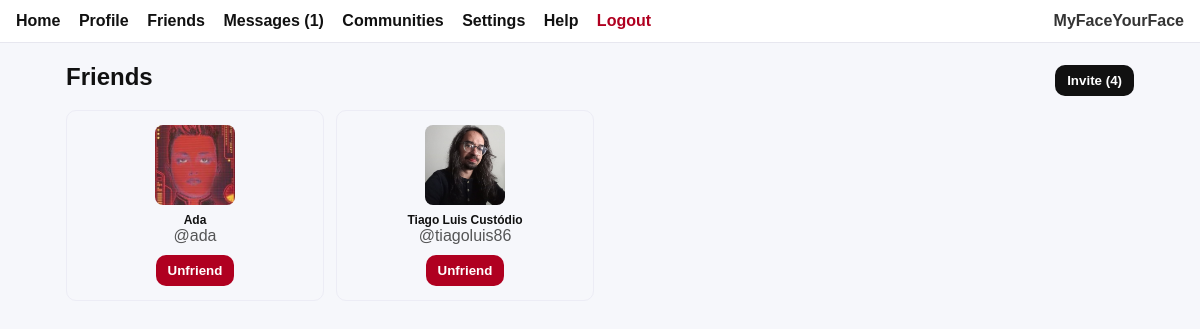
The page /friends (signed in) on the database its author committed.
### tables this page shows
CREATE TABLE users (
            id INTEGER PRIMARY KEY AUTOINCREMENT,
            username TEXT UNIQUE NOT NULL,
            password_hash TEXT NOT NULL,
            display_name TEXT NOT NULL,
            description TEXT DEFAULT ''
        , profile_pic_path TEXT DEFAULT NULL, birthdate TEXT DEFAULT NULL, sex TEXT DEFAULT NULL, sexual_orientation TEXT DEFAULT NULL, relationship_status TEXT DEFAULT NULL, political_orientation TEXT DEFAULT NULL, favorite_team TEXT DEFAULT NULL, main_hobby TEXT DEFAULT NULL, invites_remaining INTEGER DEFAULT 5);

### app.py (the view)
@app.get("/friends")
@login_required
def friends_page():
    user = current_user()
    friends = list_friends(user["id"])
    invites_remaining = get_invites_remaining(user["id"])
    invite_link = session.pop("last_invite_link", None)
    return render_template(
        "friends.html",
        app_name=APP_NAME,
        user=user,
        friends=friends,
        invites_remaining=invites_remaining,
        invite_link=invite_link,
        pending_requests_count=count_pending_friend_requests(user["id"]),
        messages_total_count=count_messages_total(user["id"]),
        messages_unread_count=count_messages_unread(user["id"]),
    )

### app.py (called while the page is built, shortened)
def get_db():
    if "db" not in g:
        g.db = sqlite3.connect(DB_PATH)
        g.db.row_factory = sqlite3.Row
    return g.db

def column_exists(table: str, column: str) -> bool:
    db = get_db()
    cols = db.execute(f"PRAGMA table_info({table})").fetchall()
    return any(c["name"] == column for c in cols)

def add_column_if_missing(table: str, column: str, ddl: str):
    if not column_exists(table, column):
        db = get_db()
        db.execute(ddl)
        db.commit()

def seed_default_users():
    db = get_db()
    def ensure_user(username, password, display_name, description="", invites=DEFAULT_INVITES):
        row = db.execute("SELECT id FROM users WHERE username = ?", (username,)).fetchone()
        if row:
            db.execute(
                """
                UPDATE users
                SET invites_remaining = COALESCE(invites_remaining, ?)
                WHERE username = ?
                """,
                (invites, username),
            )
            db.commit()
            return
    ensure_user(DEFAULT_ADMIN_USER, DEFAULT_ADMIN_PASS, "Admin", "Administrative account.", invites=DEFAULT_INVITES_ADMIN)
    ensure_user(DEFAULT_Tiago_USER, DEFAULT_Tiago_PASS, "Tiago Luis Custódio", "Test account.", invites=DEFAULT_INVITES)

@app.before_request
def setup():
    init_db()
    seed_default_users()

def login_required(fn):
    @wraps(fn)
    def wrapper(*args, **kwargs):
        if "user_id" not in session:
            return redirect(url_for("login"))
        return fn(*args, **kwargs)
    return wrapper

def current_user():
    if "user_id" not in session:
        return None
    db = get_db()
    return db.execute("SELECT * FROM users WHERE id = ?", (session["user_id"],)).fetchone()

def count_pending_friend_requests(user_id: int) -> int:
    db = get_db()
    row = db.execute(
        """
        SELECT COUNT(*) AS c
        FROM messages
        WHERE to_user_id = ? AND type = 'friend_request' AND status = 'pending'
        """,
        (user_id,),
    ).fetchone()
    return int(row["c"])

def count_messages_total(user_id: int) -> int:
    db = get_db()
    row = db.execute(
        """
        SELECT COUNT(*) AS c
        FROM messages
        WHERE to_user_id = ? AND type = 'message'
        """,
        (user_id,),
    ).fetchone()
    return int(row["c"])

### templates/friends.html (shortened to what this page needs)
{% extends "base.html" %}
{% block content %}
<div class="page-head">
  <h2 style="margin:0;">Friends</h2>
  <div class="invite-row">
    <form method="post" action="{{ url_for('invites_create') }}" style="display:inline;">
      <button type="submit" class="btn-invite-link">Invite ({{ invites_remaining }})</button>
    </form>
  </div>
</div>
{% if friends|length == 0 %}
  <div class="muted" style="margin-top:14px;">No friends yet.</div>
{% else %}
  <div class="grid-4" style="margin-top:14px;">
    {% for f in friends %}
      <div class="grid-item big">
        <a href="{{ url_for('user_profile', username=f.username) }}" class="grid-link">
          {% if f.profile_pic_path %}
            <img class="square-img big" src="{{ url_for('static', filename=f.profile_pic_path) }}" alt="Friend">
          {% else %}
            <div class="friend-avatar big"></div>
          {% endif %}
          <div class="grid-name">{{ f.display_name }}</div>
          <div class="muted">@{{ f.username }}</div>
        </a>
        <form method="post"
              action="{{ url_for('unfriend', username=f.username) }}"
              onsubmit="return confirm('Are you sure you want to unfriend this person?');"
              style="margin-top:10px;">
          <button type="submit" class="btn-danger">Unfriend</button>
        </form>
      </div>
    {% endfor %}
  </div>
{% endif %}
{% endblock %}

### static/style.css (style rules this page uses)
* { box-sizing: border-box; }
body { margin: 0; font-family: Arial, sans-serif; background: #f6f7fb; color: #111; }
a { text-decoration: none; color: #111; }
.muted { opacity: 0.7; }
button { border: 0; padding: 8px 12px; border-radius: 10px; background: #111; color: #fff; cursor: pointer; font-weight: 700; }
.btn-danger { background: #b00020 !important; color: #fff !important; }
.grid-link { display: block; }
.grid-4 { display: grid; grid-template-columns: repeat(4, 1fr); gap: 12px; }
.grid-item { border: 1px solid #ececf5; border-radius: 10px; padding: 10px; text-align: center; }
.grid-item.big { padding: 14px; }
.square-img { width: 56px; height: 56px; border-radius: 8px; object-fit: cover; display: block; margin: 0 auto 8px; }
.square-img.big { width: 80px; height: 80px; }
.grid-name { font-size: 12px; font-weight: 800; line-height: 1.2; word-break: break-word; }
.page-head { display: flex; align-items: baseline; justify-content: space-between; gap: 12px; }
.btn-invite-link { background: #111; color: #fff; border-radius: 10px; padding: 8px 12px; font-weight: 900; }

### rows shown on the page
users: profile_pic_path (picture), display_name "Ada", username "ada"
users: profile_pic_path (picture), display_name "Tiago Luis Custódio", username "tiagoluis86"

### other values the page prints
{{ messages_total_count }} "1"
{{ app_name }} "MyFaceYourFace"
{{ invites_remaining }} "4"
